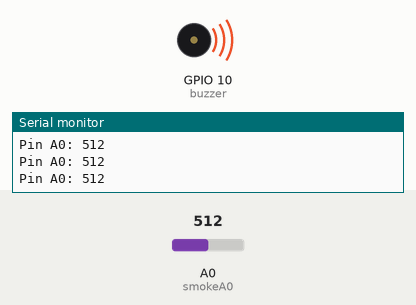
Simulated run of this sketch. Board: ESP8266 (NodeMCU). Shown: buzzer (waves = sounding), the last lines printed to the serial monitor. The inputs (shaded band) are chosen by the test bench; at power-on: A0 (smokeA0) = 512.

Above: at 1.2 s.
1.3 s: A0 (smokeA0) set to 409
2.8 s: A0 (smokeA0) set to 392
At 3.9 s:
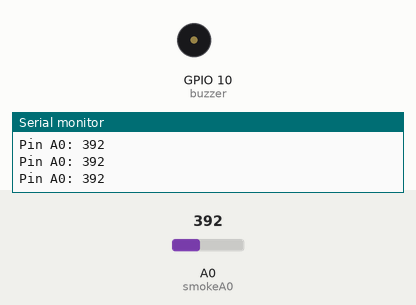
4.3 s: A0 (smokeA0) set to 410
At 5.2 s:
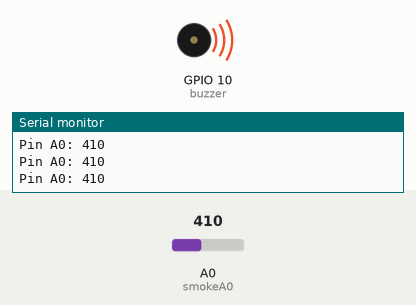
5.8 s: A0 (smokeA0) set to 390
At 6.4 s:
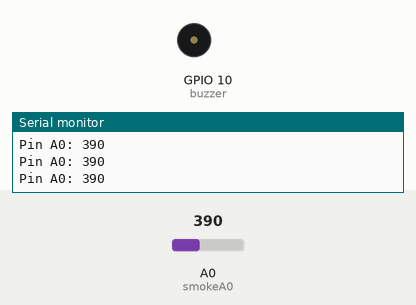
Timing chart, 0 to 8.3 s (numbered marks = the images above; inputs shaded):
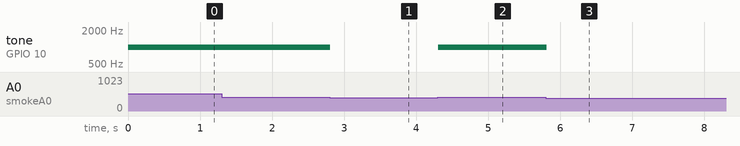

Measured:
- the behaviour switches between 401 and 400 on A0 (smokeA0) (found by bisection; images 0 and 1)
- after the input at 2.8 s, tone on GPIO 10 (buzzer): 1000 Hz → silent at once
- after the input at 4.3 s, tone on GPIO 10 (buzzer): silent → 1000 Hz at once
- after the input at 5.8 s, tone on GPIO 10 (buzzer): 1000 Hz → silent at once

The sketch:

gas_sensor.ino
```cpp
#define BLYNK_PRINT Serial
#include <ESP8266WiFi.h>
#include <BlynkSimpleEsp8266.h>

int buzzer = 10;
int smokeA0 = A0;

int sensorThres = 400;

void setup() {
  pinMode(buzzer, OUTPUT);
  pinMode(smokeA0, INPUT);
  Serial.begin(9600);
}

void loop() {
  int analogSensor = analogRead(smokeA0);

  Serial.print("Pin A0: ");
  Serial.println(analogSensor);

  if (analogSensor > sensorThres)
  {
    tone(buzzer, 1000, 200);
  }
  else
  {
    noTone(buzzer);
  }
  delay(100);
}
```
